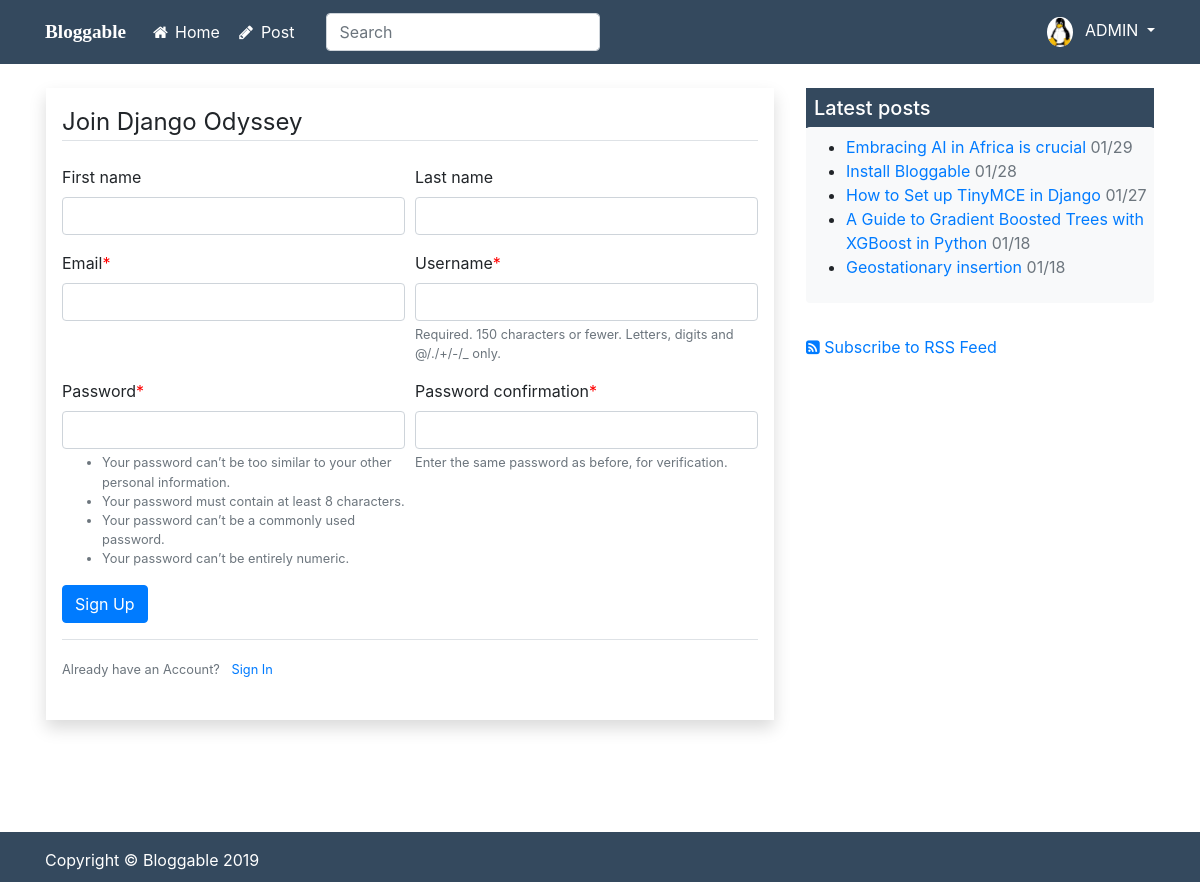
The page /register/ (signed in) on the database its author committed.
### users/models.py (models this page shows, shortened)
class Profile(models.Model):
    user = models.OneToOneField(User, on_delete=models.CASCADE)
    image = models.ImageField(default='default.png', upload_to='profile_pics')
    position = models.CharField(max_length=300, default="Blogger at Bloggable")
    bio = models.TextField(blank=True)
    objects=models.Manager

### blog/models.py (models this page shows, shortened)
class Post(models.Model):
    STATUS_CHOICES = (
        ('draft','Draft'),
        ('published', 'Published')
    )
    title = models.CharField(max_length=250)
    slug = models.SlugField(max_length=250, unique_for_date='publish')
    content = HTMLField('content')
    author = models.ForeignKey(User, related_name='blog_posts', on_delete=models.CASCADE)
    created = models.DateTimeField(auto_now_add=True)
    publish = models.DateTimeField(default=timezone.now)
    updated = models.DateTimeField(auto_now=True)
    status = models.CharField(max_length=10, choices=STATUS_CHOICES, default='published')
    view_count = models.PositiveIntegerField(default=0)
    tags = TaggableManager(blank=True)
    objects = models.Manager()
    published = PublishedManager()
    class Meta:
        ordering = ('-publish',)
    def get_absolute_url(self):
        return reverse('post-detail', kwargs={'year':self.publish.year,
                                              'month':self.publish.strftime('%m'),
                                              'day':self.publish.strftime('%d'),
                                              'slug':self.slug})

### users/views.py (the view)
# urls.py: path('register/', users_views.register, name='register'),
def register(request):
    if request.method == 'POST':
        form = UserRegisterForm(request.POST)
        if form.is_valid():
            form.save()
            messages.success(request, f'Your account has been created! You are now able to log in')
            return redirect('login')
    else:
        form = UserRegisterForm()
    return render(request, 'users/register.html', {'form':form})

### users/forms.py
class UserRegisterForm(UserCreationForm):
    email = forms.EmailField()
    class Meta:
        model = User
        fields = ['first_name','last_name', 'email', 'username', 'password1', 'password2']

### blog/models.py (called while the page is built)
    def get_queryset(self):
        return super(PublishedManager,self).get_queryset().filter(status='published')

### blog/templatetags/blog_tags.py (called while the page is built)
@register.inclusion_tag('blog/latest_posts.html')
def display_latest_posts(count=5):
    latest_posts = Post.published.order_by('-publish')[:count]
    return {'latest_posts':latest_posts}

### users/templates/users/register.html (shortened to what this page needs)
{% extends "blog/base.html" %}
{% load crispy_forms_tags %}
{% block content %}
<div class="shadow p-3 mb-5 bg-white">
    <form method="post">
        <legend class="border-bottom mb-4">
            Join Django Odyssey
        </legend>
        <div class="form-row">
            <div class="form-group col-md-6 mb-0">
                {{ form.first_name|as_crispy_field }}
            </div>
            <div class="form-group col-md-6 mb-0">
                {{ form.last_name|as_crispy_field }}
            </div>
        </div>
        <div class="form-row">
            <div class="form-group col-md-6 mb-0">
                {{ form.email|as_crispy_field }}
            </div>
            <div class="form-group col-md-6 mb-0">
                {{ form.username|as_crispy_field }}
            </div>
        </div>
        <div class="form-row">
            <div class="form-group col-md-6 mb-0">
                {{ form.password1|as_crispy_field }}
            </div>
            <div class="form-group col-md-6 mb-0">
                {{ form.password2|as_crispy_field }}
            </div>
        </div>
        <div class="form-group">
            <button class="btn btn-primary" type="submit">
                Sign Up
            </button>
        </div>
    </form>
    <div class="border-top pt-3 mb-4">
        <small class="text-muted">
            Already have an Account?
            <a class="ml-2" href="{% url 'login' %}">Sign In</a>
        </small>
    </div>
</div>
{% endblock content %}

### blog/templates/blog/base.html (shortened to what this page needs)
{% load static %}
{% load blog_tags %}
<!DOCTYPE html>
<html lang="en">
<head>
    <link rel="stylesheet" href="{% static 'blog/css/bootstrap.min.css' %}">
    <link rel="stylesheet" href="{% static 'blog/css/sticky-footer.css' %}">
    <link rel="stylesheet" href="{% static 'blog/fontawesome/css/font-awesome.min.css' %}">
    <link rel="stylesheet" href="{% static 'blog/highlight/styles/github.css' %}">
    <link rel="stylesheet" href="{% static 'blog/css/custom.css' %}">
</head>
<body>
    <header id="header">
        <nav class="navbar fixed-top navbar-expand-lg navbar-light" style="background-color: #34495e;">
            <div class="container">
                <div id="logo">
                    <a class="navbar-brand" href="{% url 'blog-home' %}">
                        <h1 id="app-name">
                            Bloggable
                        </h1>
                    </a>
                </div>
                <div class="collapse navbar-collapse" id="navbarSupportedContent">
                    <div id="navbar-menu" class="navbar-nav mr-auto">
                        <a class="nav-item nav-link" href="{% url 'blog-home' %}">
                            <i class="fa fa-home fa-fw" aria-hidden="true"></i> Home
                        </a>
                        {% if user.is_authenticated %}
                        <a class="nav-item nav-link" href="{% url 'post-create' %}">
                            <i class="fa fa-pencil fa-fw" aria-hidden="true"></i> Post
                        </a>
                        {% endif %}
                        <form class="form-inline navbar-form ml-4" role="search">
                            <div class="form-group">
                                <input class="form-control mr-sm-4" type="search"
                                placeholder="Search" aria-label="Search"/>
                            </div>
                        </form>
                    </div>
                    <div id="user-avatar-menu" class="navbar-nav ml-auto">
                        {% if user.is_authenticated %}
                        <div class="dropdown show">
                            <a id="user-username" class="dropdown-toggle" href="#" role="button" id="dropdownMenuLink" data-toggle="dropdown" aria-haspopup="true" aria-expanded="false">
                                <img class="rounded-circle" src="{{ user.profile.image.url }}" id="user-avatar" />
                                <span class="pl-2">{{ user.username|upper }}</span>
                            </a>
                        </div>
                        {% else %}
                        <a class="nav-item nav-link" href="{% url 'register' %}">
                            <i class="fa fa-user-plus fa-fw" aria-hidden="true"></i> Register</a>
                        <a class="nav-item nav-link" href="{% url 'login' %}">
                            <i class="fa fa-sign-in fa-fw" aria-hidden="true"></i> Login</a>
                        {% endif %}
                    </div>
                </div>
            </div>
        </nav>
    </header>
    <main role="main" class="flex-shrink-0 mt-5">
        <div class="container">
            <div class="row">
                <div class="col-12 col-md-8 my-4 p-3 mb-5 bg-white">
                    {% block content %}{% endblock %}
                </div>
                <div class="col-12 col-md-4 p-3">
                    <div class="my-4">
                        <div class="accordion" id="accordionExample">
                            <div class="card">
                                <div class="card-header p-2" id="headingOne">
                                    <h5 class="mb-0">
                                        <a href="#" data-toggle="collapse" data-target="#collapseOne" aria-expanded="true" aria-controls="collapseOne">
                                            Latest posts
                                        </a>
                                    </h5>
                                </div>
                                <div id="collapseOne" class="collapse show" aria-labelledby="headingOne" data-parent="#accordionExample">
                                    <div class="card-body shadow-none mb-2 bg-light rounded py-2 px-0">
                                        {% display_latest_posts 5 %}
                                    </div>
                                </div>
                            </div>
                        </div>
                        <div class="mt-4">
                            <a href="{% url 'posts-feed' %}">
                                <i class="fa fa-rss-square" aria-hidden="true"></i>
                                Subscribe to RSS Feed</a>
                        </div>
                    </div>
                </div>
            </div>
        </div>
    </main>
    <footer class="footer mt-auto py-3">
        <div class="container">
            <span>Copyright &copy; <a style="color:white;text-decoration:none;" href="{% url 'blog-about' %}">
                    Bloggable</a> 2019</span>
        </div>
    </footer>
</body>
</html>

### blog/templates/blog/latest_posts.html
<ul>
    {% for post in latest_posts %}
    <li>
        <a href="{{ post.get_absolute_url }}">{{ post.title }}</a>
        <span class="text-muted">{{ post.publish|date:"m/d" }}</span>
    </li>
    {% endfor %}
</ul>

### blog/static/blog/css/sticky-footer.css (style rules this page uses)
html { position: relative; min-height: 100%; }
body { margin-bottom: 50px; }
.footer { color: white; position: absolute; bottom: 0; width: 100%; height: 50px; background-color: #34495e; }

### blog/static/blog/css/custom.css (style rules this page uses)
body { text-rendering: optimizeLegibility }
.card { border: 0px; border-radius: 0rem; }
.card-header:first-child { border-radius: 0rem; }
.card-header { margin-bottom: 0; color: white; background-color: #34495e; border-bottom: 0px solid #34495e; }
.card-header a { color: white; text-decoration: none; }
#app-name { display: inline-block; font-family: "Gabriola", "TeX Gyre Bonum Math"; font-size: 1rem; }
#logo { color: white; display: inline-block; font-family: "Gabriola", "TeX Gyre Bonum Math"; margin-top: 3px; font-size: 1rem; }
h1#app-name { color: white; font-size: 1.2rem; font-weight: bold; }
#user-username, #logo a { text-decoration: none; color: white; }
.navbar-light .navbar-nav .nav-link { color: white; }
#user-avatar { max-height:30px; max-width: 30px; background-color: white; }
.asteriskField { color: red; }

### rows shown on the page
Post: title "Embracing AI in Africa is crucial", publish "01/29"
Post: title "Install Bloggable", publish "01/28"
Post: title "How to Set up TinyMCE in Django", publish "01/27"
Post: title "A Guide to Gradient Boosted Trees with XGBoost in Python", publish "01/18"
Post: title "Geostationary insertion", publish "01/18"

### other values the page prints
{{ user.username|upper }} "ADMIN"
